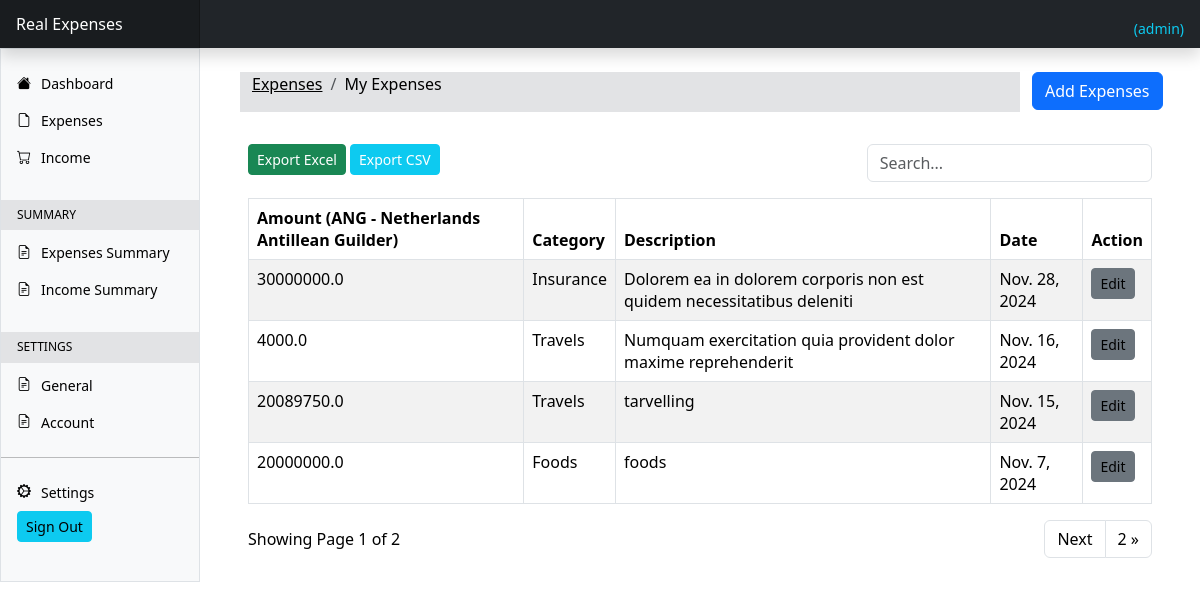
Screenshot of / (signed in) with the database file from the repository.
### userpreference/models.py (models this page shows, shortened)
class UserPreference(models.Model):
    user = models.OneToOneField(to=User,on_delete=models.CASCADE)
    currency = models.CharField(max_length=255,blank=True,null=True)

### expenses/models.py (models this page shows, shortened)
class Expenses(models.Model):
    amount = models.FloatField()
    date = models.DateField(default=now)
    description = models.TextField()
    owner = models.ForeignKey(to=User, on_delete=models.CASCADE)
    category = models.CharField(max_length=200)
    class Meta:
        ordering = ['-date']

### expenses/views.py (the view)
# urls.py: path('', index,name='expenses'),
@login_required(login_url='/authentication/login')
def index(request):
    categories = Category.objects.all()
    expenses = Expenses.objects.filter(owner= request.user)
    paginator = Paginator(expenses,4)
    page_number = request.GET.get('page')
    page_obj = Paginator.get_page(paginator,page_number)
    currency = UserPreference.objects.get(user = request.user).currency
    context={
        'categories':categories,
        'expenses':expenses,
        'page_obj':page_obj,
        'currency':currency
    }
    return render(request,'expenses/index.html',context)

### templates/expenses/index.html (shortened to what this page needs)
{% extends "base.html" %}
{% load static %}
{% block content %}
<div class="container mt-4">
  <div class="row ms-1">
    <div class="col-sm-10 mb-3 bg-secondary-subtle">
      <nav aria-label="breadcrumb">
        <ol class="breadcrumb">
          <li class="breadcrumb-item"><a href="{% url 'expenses' %}">Expenses</a></li>
          <li class="breadcrumb-item active" aria-current="page">My Expenses</li>
        </ol>
      </nav>
    </div>
    <div class="col-sm-2">
      <a href="{% url 'add-expenses' %}" class="btn btn-primary text-white">Add Expenses</a>
    </div>
  </div>
  <div class="container my-2 mb-4">
  {% if expenses.count %}
  <div class="row my-3">
    <div class="col-md-8">
      <a href="{% url 'export-excel' %}" class="btn btn-success text-white btn-sm">Export Excel</a>
      <a href="{% url 'export-csv' %}" class="btn btn-info text-white btn-sm">Export CSV</a>
    </div>
  <div class="col-md-4">
    <div class="form-group">
      <input type="text" class="form-control" placeholder="Search..." id="searchField">
    </div>
  </div>
</div>
<div class="app-table">
    <table class="table table-bordered  table-striped table-hover">
      <thead>
        <tr>
          <th>Amount ({{currency}})</th>
          <th>Category</th>
          <th>Description</th>
          <th>Date</th>
          <th>Action</th>
        </tr>
      </thead>
      <tbody>
        {% for item in page_obj %}
        <tr>
          <td>{{item.amount}}</td>
          <td>{{item.category}}</td>
          <td>{{item.description}}</td>
          <td>{{item.date}}</td>
          <td><a href="{% url 'expense-edit' item.id %}" class="btn btn-secondary btn-sm">Edit</a></td>
        </tr>
          {% endfor %}
      </tbody>
    </table>
  </div>
    <div class="pagination-container d-flex align-items-center justify-content-between">
    <div class="">
      Showing Page {{page_obj.number}} of {{page_obj.paginator.num_pages}}
    </div>
    <div class=" p-0">
    <ul class="pagination me-auto mb-0">
      {% if page_obj.has_next %}
      <li class="page-item" ><a class="page-link" href="?page={{ page_obj.next_page_number}}">Next</a></li>
      <li class="page-item"><a class="page-link" href="?page={{ page_obj.paginator.num_pages}}">{{page_obj.paginator.num_pages}} &raquo;</a></li>
      {% endif %}
    </ul>
  </div>
  </div>
  {% endif %}
  </div>
</div>
{% endblock %}

### templates/base.html (shortened to what this page needs)
{% load static %}
<html lang="en" data-bs-theme="auto">
  <head><script src="/docs/5.3/assets/js/color-modes.js"></script>
    <link href="https://cdn.jsdelivr.net/npm/bootstrap@5.3.3/dist/css/bootstrap.min.css" rel="stylesheet">
    <link rel="stylesheet" href="{% static 'css/main.css' %}">
    <link href="{% static 'css/dashboard.css' %}" rel="stylesheet">
    <link rel="stylesheet" href="https://cdn.jsdelivr.net/npm/bootstrap-icons@1.11.3/font/bootstrap-icons.min.css">
  </head>
  <body>
<header class="navbar sticky-top bg-dark flex-md-nowrap p-0 shadow" data-bs-theme="dark">
  <a class="navbar-brand col-md-3 col-lg-2 me-0 px-3 fs-6 text-white" href="#">Real Expenses</a>
<small class="ms-auto text- mt-2 text-info me-3">
            ({{user.username}})
          </small>
</header>
<div class="container-fluid">
  <div class="row">
   {% include "partials/sidebars.html" %}
    <main class="col-md-9 ms-sm-auto col-lg-10 px-md-4">
      {% block content  %}
      {% endblock  %}
    </main>
  </div>
</div>
  </body>
</html>

### templates/partials/sidebars.html (shortened to what this page needs)
{% load static %}
 <div class="sidebar border border-right col-md-3 col-lg-2 p-0 bg-body-tertiary">
      <div class="offcanvas-md offcanvas-end bg-body-tertiary" tabindex="-1" id="sidebarMenu" aria-labelledby="sidebarMenuLabel">
        <div class="offcanvas-body d-md-flex flex-column p-0 pt-lg-3 overflow-y-auto">
          <ul class="nav flex-column">
            <li class="nav-item">
              <a class="nav-link d-flex align-items-center gap-2 active" aria-current="page" href="#">
                <span><i class="bi bi-house-fill"></i></span>
                Dashboard
              </a>
            </li>
            <li class="nav-item">
              <a class="nav-link d-flex align-items-center gap-2" href="{% url 'expenses' %}">
                <span><i class="bi bi-file-earmark"></i></span>
                Expenses
              </a>
            </li>
            <li class="nav-item">
              <a class="nav-link d-flex align-items-center gap-2" href="{% url 'income' %}">
                <span><i class="bi bi-cart"></i></span>
                Income
              </a>
            </li>
          </ul>
          <h6 class="sidebar-heading d-flex justify-content-between align-items-center py-2 px-3 mt-4 mb-1 text-secondary text-uppercase bg-secondary-subtle">
            <span>Summary</span>
          </h6>
          <ul class="nav flex-column mb-auto">
            <li class="nav-item">
              <a class="nav-link d-flex align-items-center gap-2" href="{% url 'stats' %}">
                <span><i class="bi bi-file-earmark-text"></i></span>
                Expenses Summary
              </a>
            </li>
            <li class="nav-item">
              <a class="nav-link d-flex align-items-center gap-2" href="{% url 'income-stats' %}">
                <span><i class="bi bi-file-earmark-text"></i></span>
                Income Summary
              </a>
            </li>
          </ul>
          <h6 class="sidebar-heading d-flex justify-content-between align-items-center py-2 px-3 mt-4 mb-1 text-secondary text-uppercase bg-secondary-subtle">
            <span>Settings</span>
          </h6>
          <ul class="nav flex-column mb-auto">
            <li class="nav-item">
              <a class="nav-link d-flex align-items-center gap-2" href="{% url 'preferences' %}">
                <span><i class="bi bi-file-earmark-text"></i></span>
                General
              </a>
            </li>
            <li class="nav-item">
              <a class="nav-link d-flex align-items-center gap-2" href="#">
                <span><i class="bi bi-file-earmark-text"></i></span>
                Account
              </a>
            </li>
          </ul>
          <hr class="my-3">
          <ul class="nav flex-column mb-auto">
            <li class="nav-item">
              <a class="nav-link d-flex align-items-center gap-2" href="#">
                <span><i class="bi bi-gear-wide-connected"></i></span>
                Settings
              </a>
            </li>
            <li class="nav-item">
              <form action="{% url 'logout' %}" method="post">
                <input class="btn btn-info mx-3 btn-sm" type="submit" value="Sign Out">
              </form>
            </li>
          </ul>
        </div>
      </div>
    </div>

### static/css/main.css (style rules this page uses)
.bi { vertical-align: -.125em; fill: currentColor; }

### static/css/dashboard.css (style rules this page uses)
.bi { display: inline-block; width: 1rem; height: 1rem; }
.sidebar .nav-link { font-size: .875rem; font-weight: 500; }
.sidebar .nav-link.active { color: #2470dc; }
.sidebar-heading { font-size: .75rem; }
.navbar-brand { padding-top: .75rem; padding-bottom: .75rem; background-color: rgba(0, 0, 0, .25); box-shadow: inset -1px 0 0 rgba(0, 0, 0, .25); }

### templates/partials/sidebars.html (style rules this page uses)
* { color: black !important; }

### rows the page displays
UserPreference: currency "ANG - Netherlands Antillean Guilder"
Expenses: amount "30000000.0", category "Insurance", description "Dolorem ea in dolorem corporis non est quidem necessitatibus deleniti", date "Nov. 28, 2024"
Expenses: amount "4000.0", category "Travels", description "Numquam exercitation quia provident dolor maxime reprehenderit", date "Nov. 16, 2024"
Expenses: amount "20089750.0", category "Travels", description "tarvelling", date "Nov. 15, 2024"
Expenses: amount "20000000.0", category "Foods", description "foods", date "Nov. 7, 2024"

### other values shown
{{ user.username }} "admin"
{{ page_obj.number }} "1"
{{ page_obj.paginator.num_pages }} "2"
